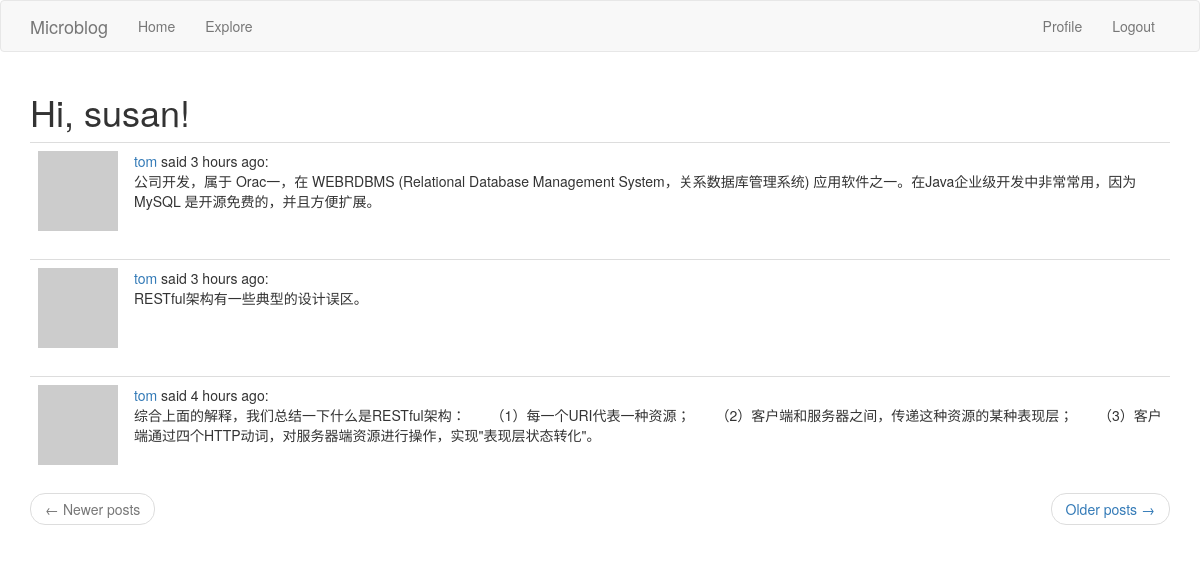
Page /explore (signed in) on the committed database.
### app/models.py (models this page shows, shortened)
class User(db.Model, UserMixin):
    id = db.Column(db.Integer, primary_key=True)
    username = db.Column(db.String(64), index=True, unique=True)
    email = db.Column(db.String(120), index=True, unique=True)
    password_hash = db.Column(db.String(128))
    posts = db.relationship('Post', backref='author', lazy='dynamic')
    about_me = db.Column(db.String(140))
    last_seen = db.Column(db.DateTime, default=datetime.utcnow)
    followed = db.relationship(
        'User', secondary=followers,
        primaryjoin=(followers.c.follower_id == id),
        secondaryjoin=(followers.c.followed_id == id),
        backref=db.backref('followers', lazy='dynamic'), lazy='dynamic')
    def avatar(self, size):
        digest = md5(self.email.lower().encode('utf-8')).hexdigest()
        return 'https://www.gravatar.com/avatar/{}?d=identicon&s={}'.format(digest, size)

class Post(db.Model):
    id = db.Column(db.Integer, primary_key=True)
    body = db.Column(db.String(140))
    timestamp = db.Column(db.DATETIME, index=True, default=datetime.utcnow)
    user_id = db.Column(db.Integer, db.ForeignKey('user.id'))

### app/routes.py (the view)
@app.route('/explore')
@login_required
def explore():
    page = request.args.get('page', 1, type=int)
    posts = Post.query.order_by(Post.timestamp.desc()).paginate(
        page, app.config['POSTS_PER_PAGE'], False)
    next_url = url_for('explore', page=posts.next_num) \
        if posts.has_next else None
    prev_url = url_for('explore', page=posts.prev_num) \
        if posts.has_prev else None
    return render_template('index.html', title='Explore', posts=posts.items, next_url=next_url, prev_url=prev_url)

### app/models.py (called while the page is built)
@login.user_loader
def load_user(id):
    return User.query.get(int(id))

### app/routes.py (called while the page is built)
@app.before_request
def before_request():
    if current_user.is_authenticated:
        current_user.last_seen = datetime.utcnow()
        db.session.commit()

### app/templates/index.html (shortened to what this page needs)
{% extends "base.html" %}
{% import 'bootstrap/wtf.html' as wtf %}
{% block app_content %}
    <h1>Hi, {{ current_user.username }}!</h1>
    {% for post in posts %}
        {% include '_post.html' %}
    {% endfor %}
    <nav aria-label="...">
        <ul class="pager">
            <li class="previous{% if not prev_url %} disabled{% endif %}">
                <a href="{{ prev_url or '#' }}">
                    <span aria-hidden="true">&larr;</span> Newer posts
                </a>
            </li>
            <li class="next{% if not next_url %} disabled{% endif %}">
                <a href="{{ next_url or '#' }}">
                    Older posts <span aria-hidden="true">&rarr;</span>
                </a>
            </li>
        </ul>
    </nav>
{% endblock %}

### app/templates/_post.html
    <table class="table table-hover">
        <tr>
            <td width="70px">
                <a href="{{ url_for('user', username=post.author.username) }}">
                    <img src="{{ post.author.avatar(70) }}" />
                </a>
            </td>
            <td>
                <a href="{{ url_for('user', username=post.author.username) }}">
                    {{ post.author.username }}
                </a>
                said {{ moment(post.timestamp).fromNow() }}:
                <br>
                {{ post.body }}
            </td>
        </tr>
    </table>

### rows in the picture
User: username "susan"
Post: author.username "tom", timestamp "3 hours ago", body "公司开发，属于 Orac一，在 WEBRDBMS (Relational Database Management System，关系数据库管理系统) 应用软件之一。在Java企业级开发中非常常用，因为 MySQL 是开源免费的，并且方便扩展。"
Post: author.username "tom", timestamp "3 hours ago", body "RESTful架构有一些典型的设计误区。"
Post: author.username "tom", timestamp "4 hours ago", body "综合上面的解释，我们总结一下什么是RESTful架构： （1）每一个URI代表一种资源； （2）客户端和服务器之间，传递这种资源的某种表现层； （3）客户端通过四个HTTP动词，对服务器端资源进行操作，实现\"表现层状态转化\"。"
